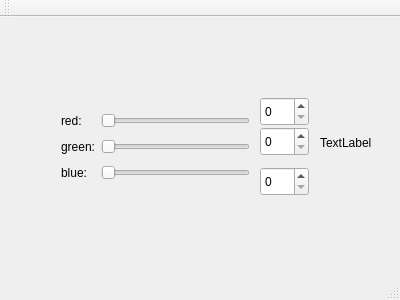
<?xml version="1.0" encoding="UTF-8"?>
<ui version="4.0">
 <class>MainWindow</class>
 <widget class="QMainWindow" name="MainWindow">
  <property name="geometry">
   <rect>
    <x>0</x>
    <y>0</y>
    <width>400</width>
    <height>300</height>
   </rect>
  </property>
  <property name="windowTitle">
   <string>MainWindow</string>
  </property>
  <widget class="QWidget" name="centralWidget">
   <widget class="QWidget" name="gridLayoutWidget">
    <property name="geometry">
     <rect>
      <x>50</x>
      <y>80</y>
      <width>211</width>
      <height>101</height>
     </rect>
    </property>
    <layout class="QGridLayout" name="gridLayout">
     <item row="1" column="1">
      <widget class="QSlider" name="horizontalSliderRed">
       <property name="orientation">
        <enum>Qt::Horizontal</enum>
       </property>
      </widget>
     </item>
     <item row="3" column="0">
      <widget class="QLabel" name="labelBlue">
       <property name="text">
        <string>blue:</string>
       </property>
      </widget>
     </item>
     <item row="1" column="0">
      <widget class="QLabel" name="labelRed">
       <property name="text">
        <string>red:</string>
       </property>
      </widget>
     </item>
     <item row="3" column="1">
      <widget class="QSlider" name="horizontalSliderBlue">
       <property name="orientation">
        <enum>Qt::Horizontal</enum>
       </property>
      </widget>
     </item>
     <item row="2" column="1">
      <widget class="QSlider" name="horizontalSliderGreen">
       <property name="orientation">
        <enum>Qt::Horizontal</enum>
       </property>
      </widget>
     </item>
     <item row="2" column="0">
      <widget class="QLabel" name="labelGreen">
       <property name="text">
        <string>green:</string>
       </property>
      </widget>
     </item>
    </layout>
   </widget>
   <widget class="QLabel" name="colorLabel">
    <property name="geometry">
     <rect>
      <x>320</x>
      <y>100</y>
      <width>62</width>
      <height>51</height>
     </rect>
    </property>
    <property name="text">
     <string>TextLabel</string>
    </property>
   </widget>
   <widget class="QSpinBox" name="spinBoxRed">
    <property name="geometry">
     <rect>
      <x>260</x>
      <y>80</y>
      <width>49</width>
      <height>29</height>
     </rect>
    </property>
   </widget>
   <widget class="QSpinBox" name="spinBoxGreen">
    <property name="geometry">
     <rect>
      <x>260</x>
      <y>110</y>
      <width>49</width>
      <height>29</height>
     </rect>
    </property>
   </widget>
   <widget class="QSpinBox" name="spinBoxBlue">
    <property name="geometry">
     <rect>
      <x>260</x>
      <y>150</y>
      <width>49</width>
      <height>29</height>
     </rect>
    </property>
   </widget>
  </widget>
  <widget class="QMenuBar" name="menuBar">
   <property name="geometry">
    <rect>
     <x>0</x>
     <y>0</y>
     <width>400</width>
     <height>25</height>
    </rect>
   </property>
  </widget>
  <widget class="QToolBar" name="mainToolBar">
   <attribute name="toolBarArea">
    <enum>TopToolBarArea</enum>
   </attribute>
   <attribute name="toolBarBreak">
    <bool>false</bool>
   </attribute>
  </widget>
  <widget class="QStatusBar" name="statusBar"/>
 </widget>
 <layoutdefault spacing="6" margin="11"/>
 <resources/>
 <connections>
  <connection>
   <sender>horizontalSliderRed</sender>
   <signal>valueChanged(int)</signal>
   <receiver>spinBoxRed</receiver>
   <slot>setValue(int)</slot>
   <hints>
    <hint type="sourcelabel">
     <x>168</x>
     <y>136</y>
    </hint>
    <hint type="destinationlabel">
     <x>284</x>
     <y>135</y>
    </hint>
   </hints>
  </connection>
  <connection>
   <sender>spinBoxRed</sender>
   <signal>valueChanged(int)</signal>
   <receiver>horizontalSliderRed</receiver>
   <slot>setValue(int)</slot>
   <hints>
    <hint type="sourcelabel">
     <x>298</x>
     <y>131</y>
    </hint>
    <hint type="destinationlabel">
     <x>119</x>
     <y>134</y>
    </hint>
   </hints>
  </connection>
  <connection>
   <sender>horizontalSliderGreen</sender>
   <signal>valueChanged(int)</signal>
   <receiver>spinBoxGreen</receiver>
   <slot>setValue(int)</slot>
   <hints>
    <hint type="sourcelabel">
     <x>178</x>
     <y>170</y>
    </hint>
    <hint type="destinationlabel">
     <x>284</x>
     <y>166</y>
    </hint>
   </hints>
  </connection>
  <connection>
   <sender>spinBoxGreen</sender>
   <signal>valueChanged(int)</signal>
   <receiver>horizontalSliderGreen</receiver>
   <slot>setValue(int)</slot>
   <hints>
    <hint type="sourcelabel">
     <x>284</x>
     <y>166</y>
    </hint>
    <hint type="destinationlabel">
     <x>178</x>
     <y>170</y>
    </hint>
   </hints>
  </connection>
 </connections>
</ui>
